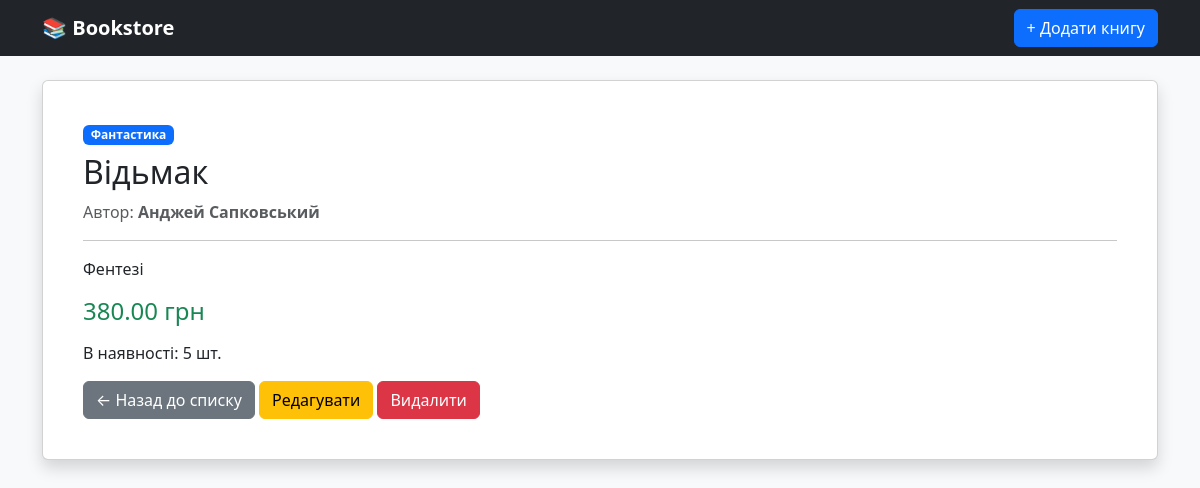
Screenshot of /catalog/books/2/ with the database file from the repository.
### catalog/models.py (models this page shows, shortened)
class Book(models.Model):
    category = models.ForeignKey(
        Category,
        on_delete=models.CASCADE,
        related_name='books',
        verbose_name = "Категорія"
    )
    title = models.CharField(max_length=200, verbose_name="Назва книги")
    author = models.CharField(max_length=150, verbose_name="Автор")
    price = models.DecimalField(max_digits=10, decimal_places=2, verbose_name="Ціна")
    description = models.TextField(blank=True, verbose_name="Опис")
    stock = models.PositiveIntegerField(default=0, verbose_name="Кількість в наявності")
    class Meta:
        verbose_name = "Книга"
        verbose_name_plural = "Книги"
        ordering = ['title']

class Category(models.Model):
    name = models.CharField(max_length=100, verbose_name="Назва категорії")
    slug = models.SlugField(max_length=100, unique=True, verbose_name="URL Slug")
    class Meta:
        verbose_name = "Категорія"
        verbose_name_plural = "Категорії"
        ordering = ['name']

### catalog/views.py (the view)
# urls.py: path('books/<int:pk>/', views.BookDetailView.as_view(), name='book_detail'),
class BookDetailView(DetailView):
    model = Book
    template_name = 'catalog/book_detail.html'
    context_object_name = 'book'

### templates/catalog/book_detail.html (shortened to what this page needs)
{% extends "base.html" %}
{% block content %}
<div class="card shadow p-4">
    <div class="card-body">
        <span class="badge bg-primary mb-2">{{ book.category.name }}</span>
        <h2>{{ book.title }}</h2>
        <p class="text-muted">Автор: <strong>{{ book.author }}</strong></p>
        <hr>
        <p>{{ book.description|default:"Опис відсутній." }}</p>
        <h4 class="text-success mb-3">{{ book.price }} грн</h4>
        <p>В наявності: {{ book.stock }} шт.</p>
        <a href="{% url 'catalog:book_list' %}" class="btn btn-secondary">← Назад до списку</a>
        <a href="{% url 'catalog:book_update' book.pk %}" class="btn btn-warning">Редагувати</a>
        <a href="{% url 'catalog:book_delete' book.pk %}" class="btn btn-danger">Видалити</a>
    </div>
</div>
{% endblock %}

### rows the page displays
Book: category.name "Фантастика", title "Відьмак", author "Анджей Сапковський", description "Фентезі", price "380.00", stock "5"
